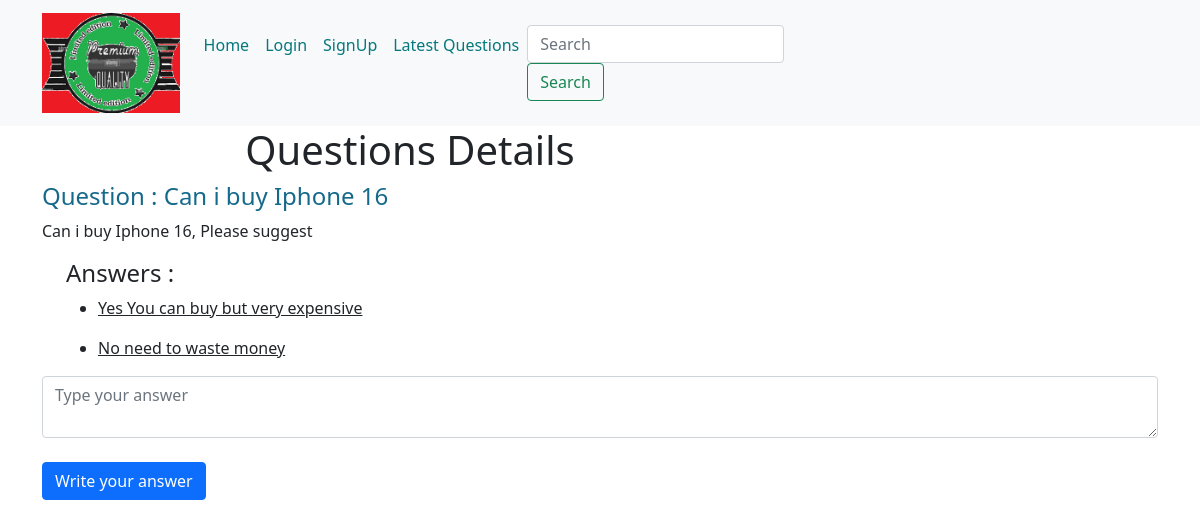
The app's page /?q-id=2 with its own data.
### tables this page shows
CREATE TABLE `questions` (
  `id` int(11) NOT NULL,
  `title` varchar(100) NOT NULL,
  `description` varchar(250) NOT NULL,
  `category_id` int(20) NOT NULL,
  `user_id` int(20) NOT NULL
);

CREATE TABLE `answers` (
  `id` int(50) NOT NULL,
  `answer` varchar(255) NOT NULL,
  `question_id` int(50) NOT NULL,
  `user_id` int(50) NOT NULL
);

### client/question_det.php (the view, shortened to what this page needs)
<div class="container">
    <div class="row">
        <div class="col-sm-8">
            <h1 class="header">Questions Details</h1>
            <?php
            $id = $_GET['q-id'];
            include('./common/db.php');
            $sql = "select * from questions where id=$id";
            $res = $con->query($sql);
            $row = $res->fetch_assoc();
            echo "<h4 class='que'> Question : " . $row['title'] . "</h4>
        <p>" . $row['description'] . "</p>";
            include('answer.php')
            ?>
            <form action="./server/requests.php" method="POST">
                <textarea class="form-control" name="answer" placeholder="Type your answer"></textarea>
                <br>
                <button class="btn btn-primary" name="anwer">Write your answer</button>
            </form>
        </div>
    </div>

### client/answer.php
<div class="container">
    <h4 class="">Answers :</h4>
    <?php $sql = "select * from answers where question_id=$id";
    $res = $con->query($sql);
    foreach ($res as $row) {
        $ans =  $row['answer'];
        echo "<ul>
  <li><u>$ans</u></li></ul>";
    }
    ?>
</div>
</div>

### public/style.css (style rules this page uses)
.header { text-align: center; }
.list-group-item a,.que { text-decoration: none; color: rgb(21, 105, 138); }

### records on screen
questions: title "Can i buy Iphone 16", description "Can i buy Iphone 16, Please suggest"
answers: answer "Yes You can buy but very expensive"
answers: answer "No need to waste money"
